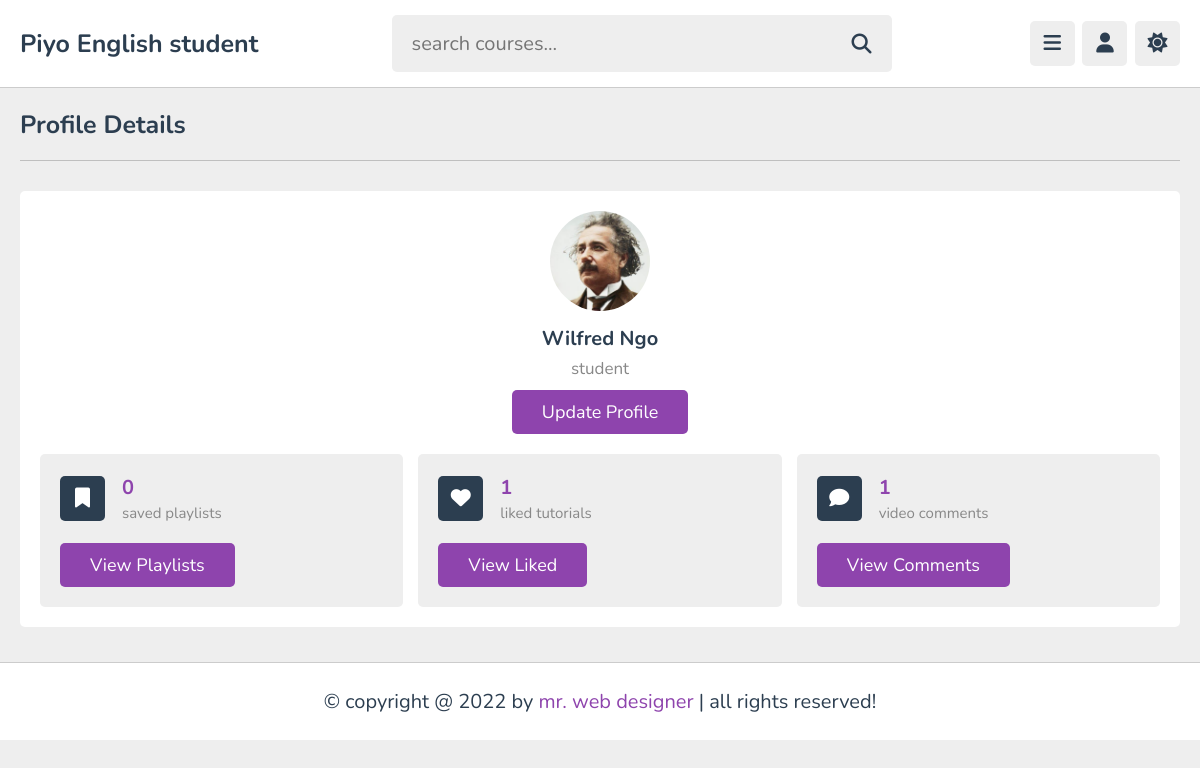
Screenshot of /profile.php (signed in) with the database file from the repository.
### tables this page shows
CREATE TABLE `users` (
  `id` varchar(20) NOT NULL,
  `name` varchar(50) NOT NULL,
  `email` varchar(50) NOT NULL,
  `password` varchar(50) NOT NULL,
  `image` varchar(100) NOT NULL
);

### profile.php (the view, shortened to what this page needs)
<?php
include 'components/connect.php';
if(isset($_COOKIE['user_id'])){
   $user_id = $_COOKIE['user_id'];
}else{
   $user_id = '';
   header('location:login.php');
}
$select_likes = $conn->prepare("SELECT * FROM `likes` WHERE user_id = ?");
$select_likes->execute([$user_id]);
$total_likes = $select_likes->rowCount();
$select_comments = $conn->prepare("SELECT * FROM `comments` WHERE user_id = ?");
$select_comments->execute([$user_id]);
$total_comments = $select_comments->rowCount();
$select_bookmark = $conn->prepare("SELECT * FROM `bookmark` WHERE user_id = ?");
$select_bookmark->execute([$user_id]);
$total_bookmarked = $select_bookmark->rowCount();
?>
<!DOCTYPE html>
<html lang="en">
<head>
   <link rel="stylesheet" href="https://cdnjs.cloudflare.com/ajax/libs/font-awesome/6.2.0/css/all.min.css">
   <link rel="stylesheet" href="css/style.css">
</head>
<body>
<?php include 'components/user_header.php'; ?>
<section class="profile">
   <h1 class="heading">profile details</h1>
   <div class="details">
      <div class="user">
         <img src="uploaded_files/<?= $fetch_profile['image']; ?>" alt="">
         <h3><?= $fetch_profile['name']; ?></h3>
         <p>student</p>
         <a href="update.php" class="inline-btn">update profile</a>
      </div>
      <div class="box-container">
         <div class="box">
            <div class="flex">
               <i class="fas fa-bookmark"></i>
               <div>
                  <h3><?= $total_bookmarked; ?></h3>
                  <span>saved playlists</span>
               </div>
            </div>
            <a href="#" class="inline-btn">view playlists</a>
         </div>
         <div class="box">
            <div class="flex">
               <i class="fas fa-heart"></i>
               <div>
                  <h3><?= $total_likes; ?></h3>
                  <span>liked tutorials</span>
               </div>
            </div>
            <a href="#" class="inline-btn">view liked</a>
         </div>
         <div class="box">
            <div class="flex">
               <i class="fas fa-comment"></i>
               <div>
                  <h3><?= $total_comments; ?></h3>
                  <span>video comments</span>
               </div>
            </div>
            <a href="#" class="inline-btn">view comments</a>
         </div>
      </div>
   </div>
</section>
<footer class="footer">
   &copy; copyright @ 2022 by <span>mr. web designer</span> | all rights reserved!
</footer>
</body>
</html>

### css/style.css (style rules this page uses)
:root { --main-color:#8e44ad; --red:#e74c3c; --oragen:#f39c12; --white:#fff; --black:#2c3e50; --light-color:#888; --light-bg:#eee; --border:.1rem solid rgba(0,0,0,.2); }
* { font-family: 'Nunito', sans-serif; margin: 0; padding: 0; box-sizing: border-box; outline: none; border: none; text-decoration: none; }
html { font-size: 62.5%; overflow-x: hidden; }
body { background-color: var(--light-bg); padding-left: 30rem; }
section { padding:2rem; max-width: 1200px; margin: 0 auto; }
.btn, .option-btn, .delete-btn, .inline-btn, .inline-option-btn, .inline-delete-btn { border-radius: .5rem; padding: 1rem 3rem; font-size: 1.8rem; color: #fff; margin-top: 1rem; text-transform: capitalize; cursor: pointer; text-align: center; }
.inline-btn, .inline-option-btn, .inline-delete-btn { display: inline-block; }
.btn, .inline-btn { background-color: var(--main-color); }
.heading { padding-bottom: 1.8rem; border-bottom: var(--border); font-size: 2.5rem; color: var(--black); text-transform: capitalize; margin-bottom: 3rem; }
.profile .details { background-color: var(--white); border-radius: .5rem; padding: 2rem; }
.profile .details .user { text-align: center; margin-bottom: 2rem; }
.profile .details .user img { height: 10rem; width: 10rem; border-radius: 50%; object-fit: cover; margin-bottom: .5rem; }
.profile .details .user h3 { font-size: 2rem; margin: .5rem 0; color: var(--black); }
.profile .details .user p { font-size: 1.7rem; color: var(--light-color); }
.profile .details .box-container { display: flex; flex-wrap: wrap; align-items: flex-end; gap: 1.5rem; }
.profile .details .box-container .box { background-color: var(--light-bg); border-radius: .5rem; padding: 2rem; flex: 1 1 30rem; }
.profile .details .box-container .box .flex { display: flex; align-items: center; gap: 1.7rem; margin-bottom: 1rem; }
.profile .details .box-container .box .flex i { height: 4.5rem; width: 4.5rem; border-radius: .5rem; background-color: var(--black); line-height: 4.4rem; font-size: 2rem; color: var(--white); text-align: center; }
.profile .details .box-container .box .flex h3 { font-size: 2rem; color: var(--main-color); margin-bottom: .2rem; }
.profile .details .box-container .box .flex span { font-size: 1.5rem; color: var(--light-color); }
.footer { position: sticky; bottom: 0; right: 0; left: 0; background-color: var(--white); border-top: var(--border); padding:2.5rem 2rem; text-align: center; color: var(--black); font-size: 2rem; margin-top: 1.5rem; z-index: 1000; }
.footer span { color: var(--main-color); }
@media (max-width:1200px) { body { padding-left: 0; } }

### rows the page displays
users: image (picture), name "Wilfred Ngo"

### other values shown
$total_bookmarked "0"
$total_likes "1"
$total_comments "1"
